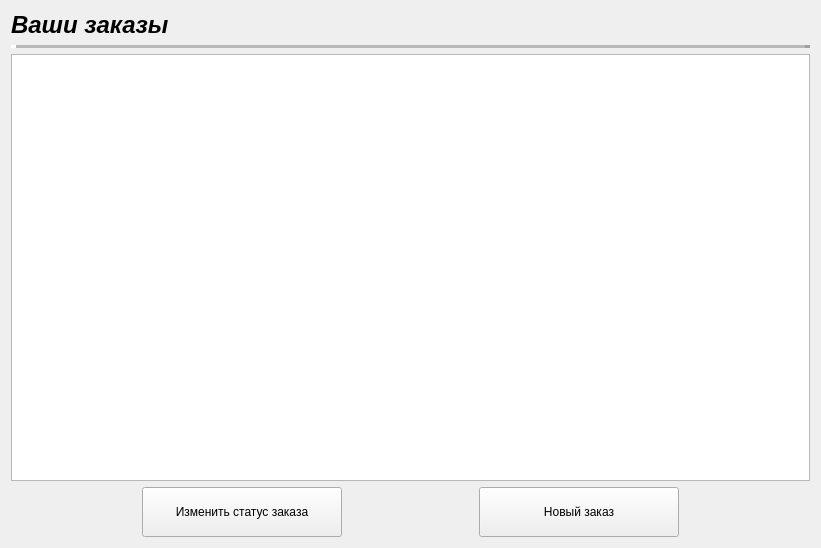
<?xml version="1.0" encoding="UTF-8"?>
<ui version="4.0">
 <class>widget</class>
 <widget class="QWidget" name="widget">
  <property name="geometry">
   <rect>
    <x>0</x>
    <y>0</y>
    <width>821</width>
    <height>548</height>
   </rect>
  </property>
  <property name="acceptDrops">
   <bool>false</bool>
  </property>
  <property name="windowTitle">
   <string>Окно ваших заказов</string>
  </property>
  <layout class="QGridLayout" name="gridLayout_2">
   <item row="3" column="0">
    <layout class="QGridLayout" name="gridLayout_4">
     <item row="0" column="0">
      <widget class="QPushButton" name="pushButton">
       <property name="minimumSize">
        <size>
         <width>200</width>
         <height>50</height>
        </size>
       </property>
       <property name="maximumSize">
        <size>
         <width>200</width>
         <height>16777215</height>
        </size>
       </property>
       <property name="text">
        <string>Изменить статус заказа</string>
       </property>
      </widget>
     </item>
     <item row="0" column="1">
      <widget class="QPushButton" name="pushButton_2">
       <property name="minimumSize">
        <size>
         <width>200</width>
         <height>50</height>
        </size>
       </property>
       <property name="maximumSize">
        <size>
         <width>200</width>
         <height>16777215</height>
        </size>
       </property>
       <property name="text">
        <string>Новый заказ</string>
       </property>
      </widget>
     </item>
    </layout>
   </item>
   <item row="2" column="0">
    <layout class="QGridLayout" name="gridLayout_3">
     <item row="0" column="0">
      <widget class="QTableWidget" name="tableWidget"/>
     </item>
    </layout>
   </item>
   <item row="0" column="0">
    <layout class="QGridLayout" name="gridLayout">
     <item row="0" column="0">
      <widget class="QLabel" name="label">
       <property name="font">
        <font>
         <family>MS Shell Dlg 2</family>
         <pointsize>18</pointsize>
         <weight>75</weight>
         <italic>true</italic>
         <bold>true</bold>
         <underline>false</underline>
         <strikeout>false</strikeout>
        </font>
       </property>
       <property name="text">
        <string>Ваши заказы</string>
       </property>
      </widget>
     </item>
    </layout>
   </item>
   <item row="1" column="0">
    <widget class="Line" name="line">
     <property name="autoFillBackground">
      <bool>false</bool>
     </property>
     <property name="frameShadow">
      <enum>QFrame::Raised</enum>
     </property>
     <property name="lineWidth">
      <number>5</number>
     </property>
     <property name="midLineWidth">
      <number>9</number>
     </property>
     <property name="orientation">
      <enum>Qt::Horizontal</enum>
     </property>
    </widget>
   </item>
  </layout>
 </widget>
 <resources/>
 <connections/>
</ui>
